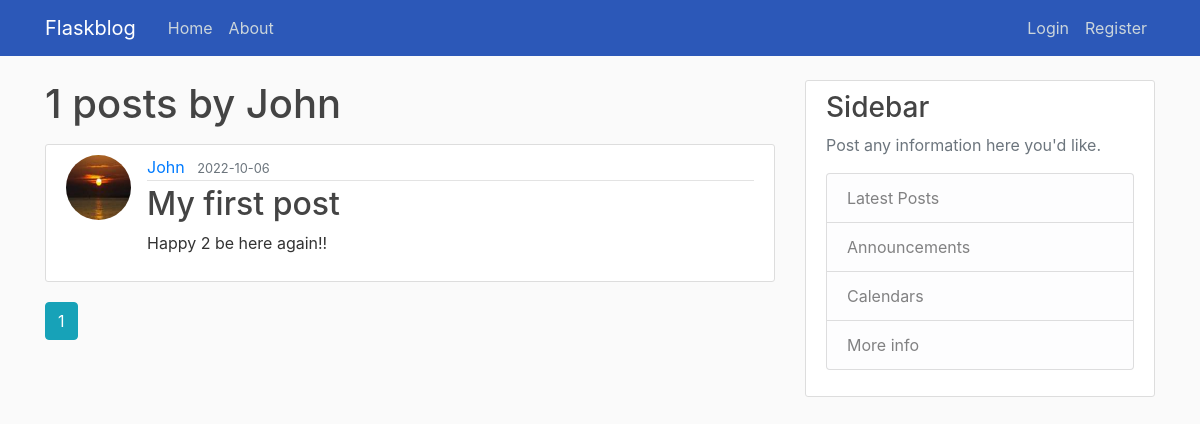
The app's page /user/John, older data.
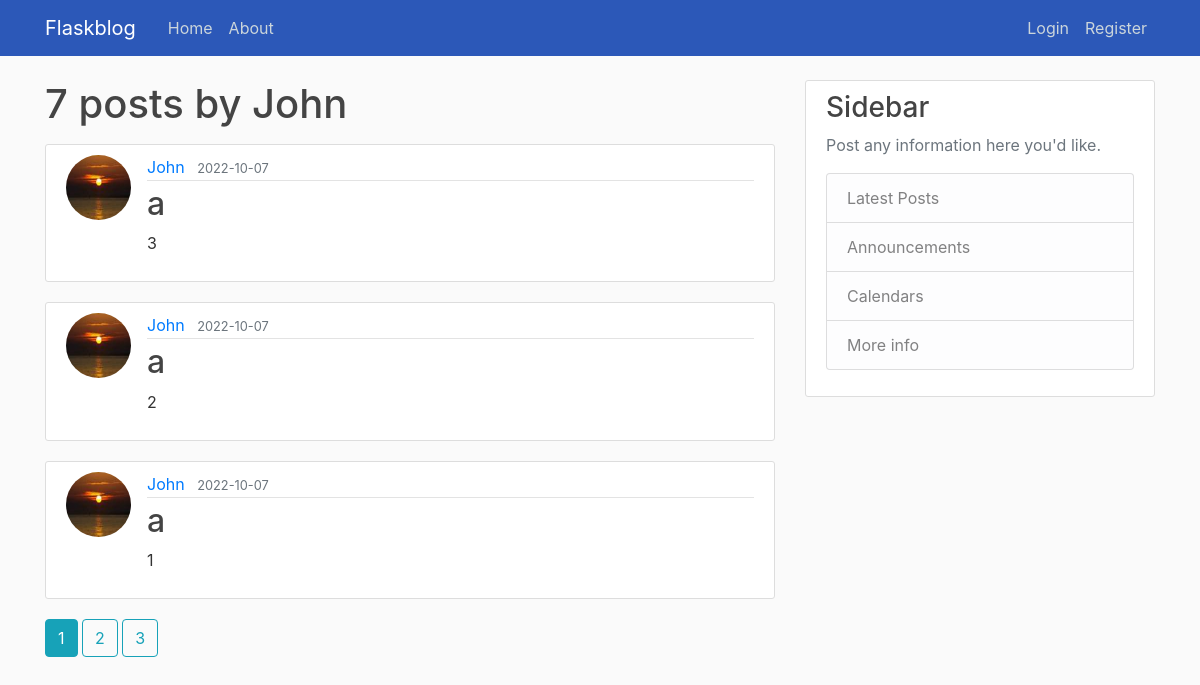
The same page, newer data.
### flaskblog/models.py (models this page shows, shortened)
class User(db.Model, UserMixin):
    id = db.Column(db.Integer, primary_key=True)
    username = db.Column(db.String(20), unique=True, nullable=False)
    email = db.Column(db.String(120), unique=True, nullable=False)
    image_file = db.Column(db.String(20), nullable=False, default='default.jpg')
    password = db.Column(db.String(60), nullable=False)
    posts = db.relationship('Post', backref='author', lazy=True)

class Post(db.Model):
    id = db.Column(db.Integer, primary_key=True)
    title = db.Column(db.String(100), nullable=False)
    date = db.Column(db.DateTime, nullable=False, default=datetime.utcnow)
    body = db.Column(db.Text, nullable=False)
    user_id = db.Column(db.Integer, db.ForeignKey('user.id'), nullable=False)

### flaskblog/routes.py (the view)
@app.route("/user/<string:username>")
def user_posts(username):
    page = request.args.get('page', 1, type=int)
    user = User.query.filter_by(username=username).first_or_404()
    posts = Post.query.filter_by(author=user).order_by(Post.date.desc()).paginate(page=page, per_page=3)
    return render_template('user_posts.html', posts=posts, user=user)

### flaskblog/templates/user_posts.html
{% extends "layout.html" %}
{% block content %}
    <h1 class="mb-3">{{ posts.total }} posts by {{ user.username }}</h1>
    {% for post in posts.items %}
        <article class="media content-section">
          <img class="rounded-circle article-img" src="{{ url_for('static', filename='profile_pics/' + post.author.image_file) }}">
          <div class="media-body">
            <div class="article-metadata">
              <a class="mr-2" href="{{ url_for('user_posts', username=post.author.username) }}">{{ post.author.username }}</a>
              <small class="text-muted">{{ post.date.strftime('%Y-%m-%d') }}</small>
            </div>
            <h2><a class="article-title" href="{{ url_for('post', post_id=post.id) }}">{{ post.title }}</a></h2>
            <p class="article-content">{{ post.body }}</p>
          </div>
        </article>
    {% endfor %}
    {% for page_num in posts.iter_pages(left_edge=1, right_edge=1, left_current=1, right_current=2) %}
      {% if page_num %}
        {% if posts.page == page_num %}
          <a class="btn btn-info mb-4" href="{{ url_for('user_posts', username=user.username, page=page_num) }}">{{ page_num }}</a>
        {% else %}
          <a class="btn btn-outline-info mb-4" href="{{ url_for('user_posts', username=user.username, page=page_num) }}">{{ page_num }}</a>
        {% endif %}
      {% else %}
        ...
      {% endif %}
    {% endfor %}
{% endblock content %}

### flaskblog/templates/layout.html (shortened to what this page needs)
<!DOCTYPE html>
<html>
<head>
    <link rel="stylesheet" href="https://maxcdn.bootstrapcdn.com/bootstrap/4.0.0/css/bootstrap.min.css">
    <link rel="stylesheet" type="text/css" href="{{ url_for('static', filename='main.css') }}">
</head>
<body>
    <header class="site-header">
      <nav class="navbar navbar-expand-md navbar-dark bg-steel fixed-top">
        <div class="container">
          <a class="navbar-brand mr-4" href="/">Flaskblog</a>
          <div class="collapse navbar-collapse" id="navbarToggle">
            <div class="navbar-nav mr-auto">
              <a class="nav-item nav-link" href="{{ url_for('home') }}">Home</a>
              <a class="nav-item nav-link" href="{{ url_for('about') }}">About</a>
            </div>
            <div class="navbar-nav">
              {% if current_user.is_authenticated %}
                <a class="nav-item nav-link" href="{{ url_for('new_post') }}">New Post</a>
                <a class="nav-item nav-link" href="{{ url_for('account') }}">Account</a>
                <a class="nav-item nav-link" href="{{ url_for('logout') }}">Logout</a>
              {% else %}
                <a class="nav-item nav-link" href="{{ url_for('login') }}">Login</a>
                <a class="nav-item nav-link" href="{{ url_for('register') }}">Register</a>
              {% endif %}
            </div>
          </div>
        </div>
      </nav>
    </header>
    <main role="main" class="container">
      <div class="row">
        <div class="col-md-8">
        {% block content %}{% endblock %}
        </div>
        <div class="col-md-4">
          <div class="content-section">
            <h3>Sidebar</h3>
            <p class='text-muted'>Post any information here you'd like.
              <ul class="list-group">
                <li class="list-group-item list-group-item-light">Latest Posts</li>
                <li class="list-group-item list-group-item-light">Announcements</li>
                <li class="list-group-item list-group-item-light">Calendars</li>
                <li class="list-group-item list-group-item-light">More info</li>
              </ul>
            </p>
          </div>
        </div>
      </div>
    </main>
</body>
</html>

### flaskblog/static/main.css (style rules this page uses)
body { background: #fafafa; color: #333333; margin-top: 5rem; }
h1, h2, h3, h4, h5, h6 { color: #444444; }
.bg-steel { background-color: #2c58b8; }
.site-header .navbar-nav .nav-link { color: #cbd5db; }
.content-section { background: #ffffff; padding: 10px 20px; border: 1px solid #dddddd; border-radius: 3px; margin-bottom: 20px; }
.article-title { color: #444444; }
.article-content { white-space: pre-line; }
.article-img { height: 65px; width: 65px; margin-right: 16px; }
.article-metadata { padding-bottom: 1px; margin-bottom: 4px; border-bottom: 1px solid #e3e3e3 }

Row changes from the older to the newer data that the page shows:
no longer on this page (row edited): Post: image_file (picture), author.username "John", date "2022-10-06", title "My first post", body "Happy 2 be here again!!"
added Post: image_file (picture), author.username "John", date "2022-10-07", title "a", body "3"
added Post: image_file (picture), author.username "John", date "2022-10-07", title "a", body "2"
added Post: image_file (picture), author.username "John", date "2022-10-07", title "a", body "1"
Text that changed along with them:
{{ posts.total }}: "1" → "7"
new list line: "2"
new list line: "3"
